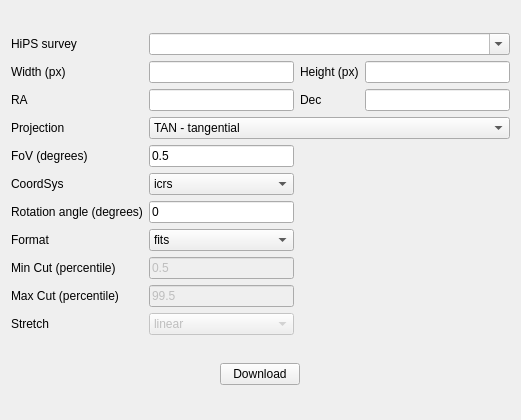
<?xml version="1.0" encoding="UTF-8"?>
<ui version="4.0">
 <class>HiPS2FITSForm</class>
 <widget class="QWidget" name="HiPS2FITSForm">
  <property name="geometry">
   <rect>
    <x>0</x>
    <y>0</y>
    <width>521</width>
    <height>420</height>
   </rect>
  </property>
  <property name="windowTitle">
   <string>HiPS2FITS</string>
  </property>
  <layout class="QVBoxLayout" name="verticalLayout">
   <item>
    <layout class="QGridLayout" name="gridLayout">
     <item row="5" column="1">
      <widget class="QComboBox" name="comboSystem">
       <property name="toolTip">
        <string>Coordinate frame system to be used for the projection</string>
       </property>
       <item>
        <property name="text">
         <string>icrs</string>
        </property>
       </item>
       <item>
        <property name="text">
         <string>galactic</string>
        </property>
       </item>
      </widget>
     </item>
     <item row="2" column="2">
      <widget class="QLabel" name="label_6">
       <property name="text">
        <string>Dec</string>
       </property>
       <property name="buddy">
        <cstring>lineDec</cstring>
       </property>
      </widget>
     </item>
     <item row="0" column="0">
      <widget class="QLabel" name="label">
       <property name="text">
        <string>HiPS survey</string>
       </property>
       <property name="buddy">
        <cstring>comboHiPS</cstring>
       </property>
      </widget>
     </item>
     <item row="2" column="0">
      <widget class="QLabel" name="label_5">
       <property name="text">
        <string>RA</string>
       </property>
       <property name="buddy">
        <cstring>lineRA</cstring>
       </property>
      </widget>
     </item>
     <item row="2" column="3">
      <widget class="QLineEdit" name="lineDec">
       <property name="toolTip">
        <string>Declination in decimal degrees of the center of the output image</string>
       </property>
      </widget>
     </item>
     <item row="1" column="0">
      <widget class="QLabel" name="label_2">
       <property name="text">
        <string>Width (px)</string>
       </property>
       <property name="buddy">
        <cstring>lineWidth</cstring>
       </property>
      </widget>
     </item>
     <item row="0" column="1" colspan="3">
      <widget class="QComboBox" name="comboHiPS">
       <property name="toolTip">
        <string>ID or keyword identifying the HiPS to use</string>
       </property>
       <property name="editable">
        <bool>true</bool>
       </property>
      </widget>
     </item>
     <item row="3" column="1" colspan="3">
      <widget class="QComboBox" name="comboProjection">
       <property name="toolTip">
        <string>Name of the requested projection</string>
       </property>
       <property name="currentIndex">
        <number>2</number>
       </property>
       <item>
        <property name="text">
         <string>AZP - zenithal/azimuthal perspective</string>
        </property>
       </item>
       <item>
        <property name="text">
         <string>SZP - slant zenithal perspective</string>
        </property>
       </item>
       <item>
        <property name="text">
         <string>TAN - tangential</string>
        </property>
       </item>
       <item>
        <property name="text">
         <string>STG - stereographic</string>
        </property>
       </item>
       <item>
        <property name="text">
         <string>SIN - orthographic</string>
        </property>
       </item>
       <item>
        <property name="text">
         <string>ARC -  zenithal/azimuthal equidistant</string>
        </property>
       </item>
       <item>
        <property name="text">
         <string>ZEA - zenithal/azimuthal equal area</string>
        </property>
       </item>
       <item>
        <property name="text">
         <string>AIR - Airy’s projection</string>
        </property>
       </item>
       <item>
        <property name="text">
         <string>CYP - cylindrical perspective</string>
        </property>
       </item>
       <item>
        <property name="text">
         <string>CEA - cylindrical equal area</string>
        </property>
       </item>
       <item>
        <property name="text">
         <string>CAR - plate carrée</string>
        </property>
       </item>
       <item>
        <property name="text">
         <string>MER - Mercator’s projection</string>
        </property>
       </item>
       <item>
        <property name="text">
         <string>SFL - Sanson-Flamsteed</string>
        </property>
       </item>
       <item>
        <property name="text">
         <string>PAR - parabolic</string>
        </property>
       </item>
       <item>
        <property name="text">
         <string>MOL - Mollweide’s projection</string>
        </property>
       </item>
       <item>
        <property name="text">
         <string>AIT - Hammer-Aitoff</string>
        </property>
       </item>
       <item>
        <property name="text">
         <string>TSC - tangential spherical cube</string>
        </property>
       </item>
       <item>
        <property name="text">
         <string>CSC - COBE quadrilateralized spherical cube</string>
        </property>
       </item>
       <item>
        <property name="text">
         <string>QSC - quadrilateralized spherical cube</string>
        </property>
       </item>
       <item>
        <property name="text">
         <string>HPX - HEALPix</string>
        </property>
       </item>
       <item>
        <property name="text">
         <string>XPH - HEALPix polar, aka “butterfly”</string>
        </property>
       </item>
      </widget>
     </item>
     <item row="6" column="0">
      <widget class="QLabel" name="label_9">
       <property name="text">
        <string>Rotation angle (degrees)</string>
       </property>
       <property name="buddy">
        <cstring>lineRotationAngle</cstring>
       </property>
      </widget>
     </item>
     <item row="9" column="0">
      <widget class="QLabel" name="label_12">
       <property name="text">
        <string>Max Cut (percentile)</string>
       </property>
       <property name="buddy">
        <cstring>lineMaxCut</cstring>
       </property>
      </widget>
     </item>
     <item row="4" column="1">
      <widget class="QLineEdit" name="lineFoV">
       <property name="toolTip">
        <string>Size (FoV) of the cutout on the sky</string>
       </property>
       <property name="text">
        <string>0.5</string>
       </property>
      </widget>
     </item>
     <item row="3" column="0">
      <widget class="QLabel" name="label_4">
       <property name="text">
        <string>Projection</string>
       </property>
       <property name="buddy">
        <cstring>comboProjection</cstring>
       </property>
      </widget>
     </item>
     <item row="1" column="3">
      <widget class="QLineEdit" name="lineHeight">
       <property name="toolTip">
        <string>Height in pixels of the output image</string>
       </property>
      </widget>
     </item>
     <item row="7" column="1">
      <widget class="QComboBox" name="comboFormat">
       <property name="toolTip">
        <string>Format of the output image</string>
       </property>
       <item>
        <property name="text">
         <string>fits</string>
        </property>
       </item>
       <item>
        <property name="text">
         <string>jpg</string>
        </property>
       </item>
       <item>
        <property name="text">
         <string>png</string>
        </property>
       </item>
      </widget>
     </item>
     <item row="2" column="1">
      <widget class="QLineEdit" name="lineRA">
       <property name="toolTip">
        <string>Right ascension in decimal degrees of the center of the output image</string>
       </property>
      </widget>
     </item>
     <item row="6" column="1">
      <widget class="QLineEdit" name="lineRotationAngle">
       <property name="toolTip">
        <string>Angle value (in decimal degrees) to be applied to the projection</string>
       </property>
       <property name="text">
        <string>0</string>
       </property>
      </widget>
     </item>
     <item row="5" column="0">
      <widget class="QLabel" name="label_8">
       <property name="text">
        <string>CoordSys</string>
       </property>
       <property name="buddy">
        <cstring>comboSystem</cstring>
       </property>
      </widget>
     </item>
     <item row="4" column="0">
      <widget class="QLabel" name="label_7">
       <property name="text">
        <string>FoV (degrees)</string>
       </property>
       <property name="buddy">
        <cstring>lineFoV</cstring>
       </property>
      </widget>
     </item>
     <item row="7" column="0">
      <widget class="QLabel" name="label_10">
       <property name="text">
        <string>Format</string>
       </property>
       <property name="buddy">
        <cstring>comboFormat</cstring>
       </property>
      </widget>
     </item>
     <item row="8" column="0">
      <widget class="QLabel" name="label_11">
       <property name="text">
        <string>Min Cut (percentile)</string>
       </property>
       <property name="buddy">
        <cstring>lineMinCut</cstring>
       </property>
      </widget>
     </item>
     <item row="1" column="1">
      <widget class="QLineEdit" name="lineWidth">
       <property name="toolTip">
        <string>Width in pixels of the output image</string>
       </property>
      </widget>
     </item>
     <item row="1" column="2">
      <widget class="QLabel" name="label_3">
       <property name="text">
        <string>Height (px)</string>
       </property>
       <property name="buddy">
        <cstring>lineHeight</cstring>
       </property>
      </widget>
     </item>
     <item row="10" column="0">
      <widget class="QLabel" name="label_13">
       <property name="text">
        <string>Stretch</string>
       </property>
       <property name="buddy">
        <cstring>comboStretch</cstring>
       </property>
      </widget>
     </item>
     <item row="10" column="1">
      <widget class="QComboBox" name="comboStretch">
       <property name="enabled">
        <bool>false</bool>
       </property>
       <property name="toolTip">
        <string>Stretch function used for contrast adjustment</string>
       </property>
       <item>
        <property name="text">
         <string>linear</string>
        </property>
       </item>
       <item>
        <property name="text">
         <string>power</string>
        </property>
       </item>
       <item>
        <property name="text">
         <string>sqrt</string>
        </property>
       </item>
       <item>
        <property name="text">
         <string>log</string>
        </property>
       </item>
       <item>
        <property name="text">
         <string>asinh</string>
        </property>
       </item>
      </widget>
     </item>
     <item row="8" column="1">
      <widget class="QLineEdit" name="lineMinCut">
       <property name="enabled">
        <bool>false</bool>
       </property>
       <property name="toolTip">
        <string>Minimal value considered for contrast adjustment normalization</string>
       </property>
       <property name="text">
        <string>0.5</string>
       </property>
      </widget>
     </item>
     <item row="9" column="1">
      <widget class="QLineEdit" name="lineMaxCut">
       <property name="enabled">
        <bool>false</bool>
       </property>
       <property name="toolTip">
        <string>Maximal value considered for contrast adjustment normalization</string>
       </property>
       <property name="text">
        <string>99.5</string>
       </property>
      </widget>
     </item>
    </layout>
   </item>
   <item alignment="Qt::AlignHCenter">
    <widget class="QPushButton" name="pushButton">
     <property name="text">
      <string>Download</string>
     </property>
    </widget>
   </item>
  </layout>
 </widget>
 <tabstops>
  <tabstop>comboHiPS</tabstop>
  <tabstop>lineWidth</tabstop>
  <tabstop>lineHeight</tabstop>
  <tabstop>lineRA</tabstop>
  <tabstop>lineDec</tabstop>
  <tabstop>comboProjection</tabstop>
  <tabstop>lineFoV</tabstop>
  <tabstop>comboSystem</tabstop>
  <tabstop>lineRotationAngle</tabstop>
  <tabstop>comboFormat</tabstop>
  <tabstop>lineMinCut</tabstop>
  <tabstop>lineMaxCut</tabstop>
  <tabstop>comboStretch</tabstop>
  <tabstop>pushButton</tabstop>
 </tabstops>
 <resources/>
 <connections/>
</ui>
